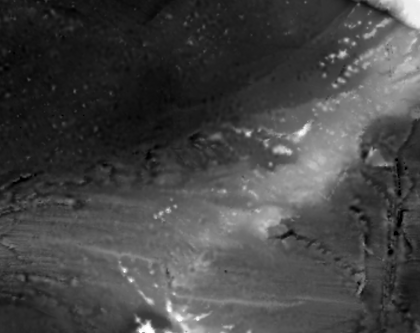
%> input picture Matlab/Machine Learning/Regression/heightmap.png, 420 x 333 px, shrunk from 2065 x 1638 before the run
$ octave regressall.m   (GNU Octave 9; MATLAB toolbox functions it lacks are replaced by stand-ins)
%> lines starting %> are read from the running program, lines starting %| are printed output that depends on the picture
### Matlab/Machine Learning/Regression/gendata.m
## (C) 2022-2023 Pablo Alvarado
## EL5857 Aprendizaje automático
## Tarea 2


## usage: [X,z] = gendata(numSamples[,noise])
##
## Generate simulated depth data.  For each position in a row of X, the
## normalized z coordinate is returned.  0 means the deepest value and
## 1 the highest value.
##
## Optionally you can provide the level of desired data noise in the z
## direction, which by default is set to 1/256.
##
## The generated data consists of 2D grid positions in the rows of X,
## and the corresponding z value at that position.  The order of the
## 2D positions in X is completely random (except for the reference data).
##
## The mandatory argument is a number, that indicates the absolute
## number of samples (if the provided number is greater than 1), or
## the percentage of total samples (if the provided number is less or
## equal than 1).  If exactly 1 is provided, then all data without
## noise is created.
##
## Optionally you can provide how much noise you want on the depth
## measurement (noiseZ) and on the plane (noiseP)
##
function [X,z] = gendata(numSamples,noiseZ=1.0/256,noiseP=0.01)
%> called with numSamples = 0.001, noiseZ = 0.00391, noiseP = 0.01

  pkg load image;

  ## Load the 8-bit profile
  Orig = imread("heightmap.png");
%> Orig is the input picture: size 333x420 uint8; min 0, max 255, mean 68.9

  ## Cast it to double and pad it before filtering
  I = padarray(im2double(Orig),[2,2],"replicate");
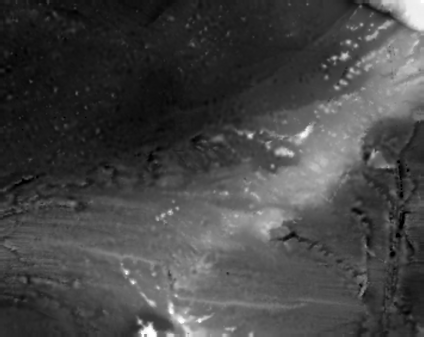
%> I: size 337x424 double; min 0, max 1, mean 0.27

  k5 = [1 4 6 4 1]; ## Binomial kernel
  k5 = k5 / sum(k5);

  ## Filter the profile to smooth out the 8-bit boundaries
  F=conv2(k5,k5,I,"valid");

  ## Get the complete data grid
  [xx,yy] = meshgrid(1:columns(F),1:rows(F));
  all = [xx(:) yy(:)];

  ## Does the user want the reference data only?
  if (numSamples==1 && noiseZ==0 && noiseP==0)
    ## Return the reference data
    X=all;
    z=F(:);
  else
    if numSamples<=1
      numSamples = round(numSamples*rows(Orig)*columns(Orig));
%> numSamples = 140
    endif

    ## Take some random data without replacement
    idx=randperm(rows(all),numSamples);

    ## Get the data and add the desired noise
    X = all(idx,:) + randn(rows(idx),2)*noiseP;
    z = F(idx) + randn(rows(idx),1)*noiseZ;
  endif
endfunction

### Matlab/Machine Learning/Regression/polinomial.m
function rz=polinomial(p,X,z,n)
%expande las matrices
x_exp=expand(X,n);
p_exp= expand(p,n);
%calculo de la inversa
theta = pinv(x_exp)*z(:);
%obtiene los resultados
rz=p_exp*theta;
endfunction

### Matlab/Machine Learning/Regression/expand.m
%Expande una matriz para un polinomio de grado n
 function x_expand =  expand(X,n)
 x1=X(:,1);
 x2=X(:,2);
% Generar una matriz de diseño de tamaño adecuado
X_design = ones(size(x1));
for i = 1:n
  for j = 0:i
    X_design = [X_design x1.^(i-j) .* x2.^j];
  end
end
x_expand=X_design;
endfunction

### Matlab/Machine Learning/Regression/regressall.m
## (C) 2022-2023 Pablo Alvarado
## EL5857 Aprendizaje automático
## Tarea 2

## Template file for the whole solution

1;

## Just use 0,1% of the total available data in the experiments
[X,z] = gendata(0.001);
%> X = 140 rows, first 12: [355 219; 319 114; 177 215; 109 251; 215 247; 171 28.01; 330 67.01; 128 136; 201 62.01; 246 11.01; 382 137; 212 328]; z = 140 values, max 0.628 at index 22, min 0.069 at index 118, mean 0.262

## This is the ground-truth (reference) data to be used for comparison
[RX,rz] = gendata(1,0,0);

## Show the sensed data
close all;

figure(1,"name","Sensed data");
plot3(X(:,1),X(:,2),z',".");
xlabel("x")
ylabel("y")
zlabel("z")
daspect([1,1,0.001]);
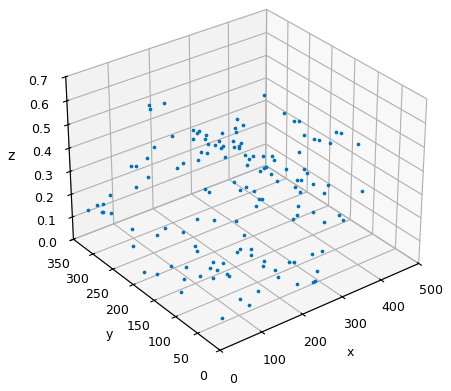
%> figure redrawn from the program's plot data

## Extract from the ground-truth RX the coordinate range:
minx=min(RX(:,1));
%> minx = 1
maxx=max(RX(:,1));
%> maxx = 420

miny=min(RX(:,2));
%> miny = 1
maxy=max(RX(:,2));
%> maxy = 333

## partition is the size of the desired final grid
## the smaller the value, the faster the estimation but
## the coarser the result.
partition=25;
##partition=50;
##partition=75;
[xx,yy]=meshgrid(round(linspace(minx,maxx,partition)),
                 round(linspace(miny,maxy,partition)));

## Flatten the mesh
NX = [xx(:) yy(:)];
%> NX = 625 rows, first 12: [1 1; 1 15; 1 29; 1 43; 1 56; 1 70; 1 84; 1 98; 1 112; 1 126; 1 139; 1 153]

printf("Linear regression with no intercept started...");
fflush(stdout);
tic();

% [9 lines of commented-out code are left out]

n=15;
tau=20;
Regress_type = 6;

## ****************************************************************************

if Regress_type == 1

  nz = linreg_nointercept(NX,X,z);

## Insert here the calls to your implementations of:
## - the linear regression with intercept
elseif Regress_type == 2

  nz=linreg(NX,X,z);

## - the polynomial regression with intercept
elseif Regress_type == 3

  nz= polinomial(NX,X,z,n);

## - the locally weighted regression
elseif Regress_type == 4

  nz=lowess(NX,X,z,tau);

elseif Regress_type == 5

  %Para la medicion de error del lowess
gidx=sub2ind([maxy,maxx],yy(:),xx(:));
rval=rz(gidx);
mse = [];
tau = 1:10:100;

for i=[1:length(tau)]
  nz = lowess(NX,X,z,tau(i));
  mse(i) = error(rval,nz);
endfor

figure(3,"name", "Error vs tau")
hold off;
plot(tau,mse,'b',"linewidth",2)
xlabel("Tau")
ylabel("Error")

elseif Regress_type == 6

  %Para la medicion de error del lowess
gidx=sub2ind([maxy,maxx],yy(:),xx(:));
%> gidx = 625 values from 1 to 139860
rval=rz(gidx);
%> rval = 625 values, max 0.976 at index 601, min 0.0373 at index 286, mean 0.27
mse = [];
n = 1:2:20;

for i=[1:length(n)]
  nz = polinomial(NX,X,z,n(i));
%> (the run ends here)
